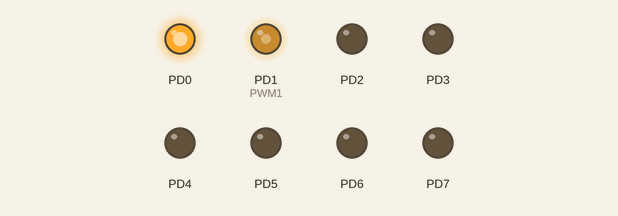
A program run on a simulated ATmega328P, built with avr-gcc and emulated at 16 MHz. Parts: output pins drawn as LEDs (lit = HIGH).

Above: at 0.1 s.
Timing chart, 0 to 1.6 s (numbered marks = the images above):
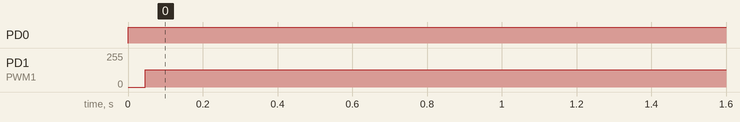

The program:

main.c
```c
/*Passos para se desenvolver um PWM via software:
1-Defina a frequência e o período de trabalho desejado, por exemplo 1KHz (1ms);
2- Defina a resolução desejada para este PWM, isto é, em quantas partes o ciclo ativo será
dividido. Neste exemplo, usaremos 100, assim a resolução ficará entre 0 e 100%;
3- Configure um timer para que ele gere uma interrupção respeitando o seguinte cálculo:

Período_estouro = Período_PWM(s)/resolução = 0,001/100 = 10us

4- Na interrupção, incremente uma variável de contagem e ative o pino desejado quando ela
atingir o valor da resolução e desligue o pino quando a contagem atingir o ciclo ativo
desejado.
Exemplo 5: Criando um PWM de 1KHz via software:*/

/*Períodoestouro =PeríodoPWM/resolução=0,001/100 = 10us*/
//0,002/200 = 10us

#include <avr/io.h>
#include <avr/interrupt.h>
#define set_bit(y,bit) (y|=(1<<bit))
#define clr_bit(y,bit) (y&=~(1<<bit))
#define PWM1 PD1 //escolha do pino para o sinal PWM1
#define Resol_PWM1 200 //PWM1 com 200 passos temporais de resolução
/*O modificador "volatile" permite que estas variáveis possam ser utilizadas em qualquer
momento do programa sem ser modificada pela otimização do compilador*/

volatile unsigned int Passo_PWM1 = 0;
volatile unsigned int Ciclo_Ativo_PWM1;
//Interrupção do Timer que controla o PWM


//gere um período de PWM de 2ms com 500Hz
ISR(TIMER0_OVF_vect) {
    TCNT0 = 110; //Recarrega o timer para garantir a próxima interrupção com 10us
    Passo_PWM1++; //incremento do passo de tempo
    if (Passo_PWM1 == Resol_PWM1) {
        Passo_PWM1 = 0; //inicializa o contador
        set_bit(PORTD, PWM1); //na igualdade de comparação coloca o pino PWM1 em 1
    } else if (Passo_PWM1 == Ciclo_Ativo_PWM1)
        clr_bit(PORTD, PWM1); /*quando o contador atinge o valor do ciclo ativo do
PWM1, o pino vai a zero*/
}

int main() {
    DDRD = 0b11111111; //PORTD como saída
    PORTD = 0b00000001; //acende apenas o LED0
    TCCR0B = 0b00000001; //TC0 com prescaler de 1
    TIMSK0 = 0b00000001; //habilita a interrupção do TC0
    TCNT0 = 110; //Inicia a contagem em 96 para gerar a interrupção a cada 10us
    sei(); //habilita as interrupções
    Ciclo_Ativo_PWM1 = 100; //Determina o ciclo ativo para o PWM1 (0 - 200)
    while (1) {
    }
}
```

Measured:
- by itself, PD0: LOW → HIGH at 0.00 s
- by itself, PD1 (PWM1): 0/255 → 130/255 at 0.05 s
